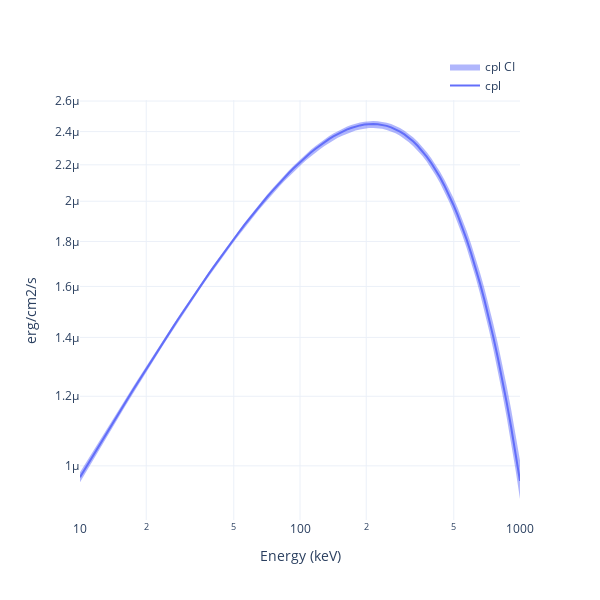

The code cell stored with this chart in its notebook:
### Code cell
earr = np.logspace(1, 3, 100)

modelplot = Plot.model(ploter='plotly', style='vFv', post=True)
modelplot.add_model(model, E=earr)
fig = modelplot.get_fig()
fig.save(f'{savepath}/model')
